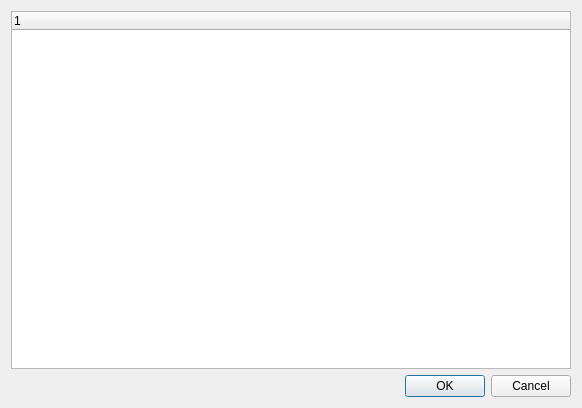
<?xml version="1.0" encoding="UTF-8"?>
<ui version="4.0">
 <class>DataInspectorDialog</class>
 <widget class="QDialog" name="DataInspectorDialog">
  <property name="geometry">
   <rect>
    <x>0</x>
    <y>0</y>
    <width>582</width>
    <height>408</height>
   </rect>
  </property>
  <property name="windowTitle">
   <string>Dialog</string>
  </property>
  <layout class="QVBoxLayout" name="verticalLayout">
   <item>
    <widget class="QTreeWidget" name="treeWidget">
     <property name="sizePolicy">
      <sizepolicy hsizetype="Expanding" vsizetype="Expanding">
       <horstretch>0</horstretch>
       <verstretch>0</verstretch>
      </sizepolicy>
     </property>
     <column>
      <property name="text">
       <string notr="true">1</string>
      </property>
     </column>
    </widget>
   </item>
   <item>
    <widget class="QDialogButtonBox" name="buttonBox">
     <property name="orientation">
      <enum>Qt::Orientation::Horizontal</enum>
     </property>
     <property name="standardButtons">
      <set>QDialogButtonBox::StandardButton::Cancel|QDialogButtonBox::StandardButton::Ok</set>
     </property>
    </widget>
   </item>
  </layout>
 </widget>
 <resources/>
 <connections>
  <connection>
   <sender>buttonBox</sender>
   <signal>accepted()</signal>
   <receiver>DataInspectorDialog</receiver>
   <slot>accept()</slot>
   <hints>
    <hint type="sourcelabel">
     <x>248</x>
     <y>254</y>
    </hint>
    <hint type="destinationlabel">
     <x>157</x>
     <y>274</y>
    </hint>
   </hints>
  </connection>
  <connection>
   <sender>buttonBox</sender>
   <signal>rejected()</signal>
   <receiver>DataInspectorDialog</receiver>
   <slot>reject()</slot>
   <hints>
    <hint type="sourcelabel">
     <x>316</x>
     <y>260</y>
    </hint>
    <hint type="destinationlabel">
     <x>286</x>
     <y>274</y>
    </hint>
   </hints>
  </connection>
 </connections>
</ui>
